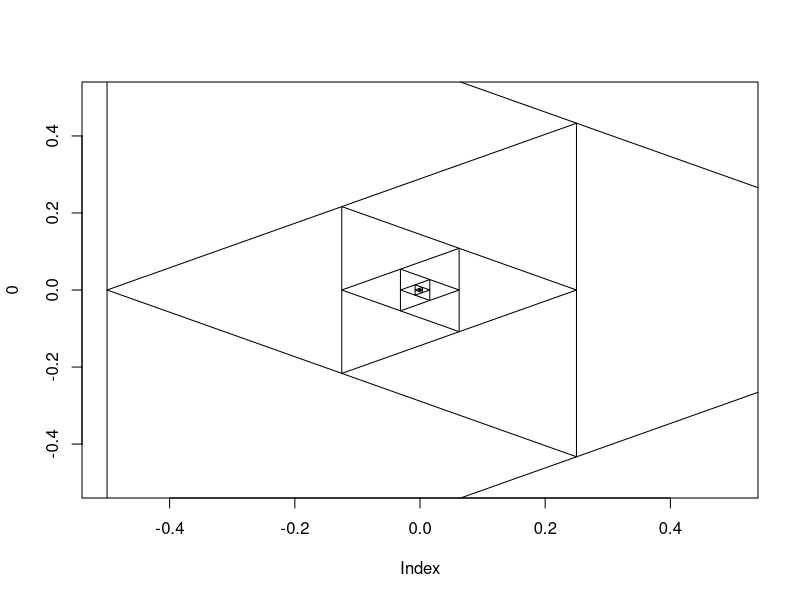
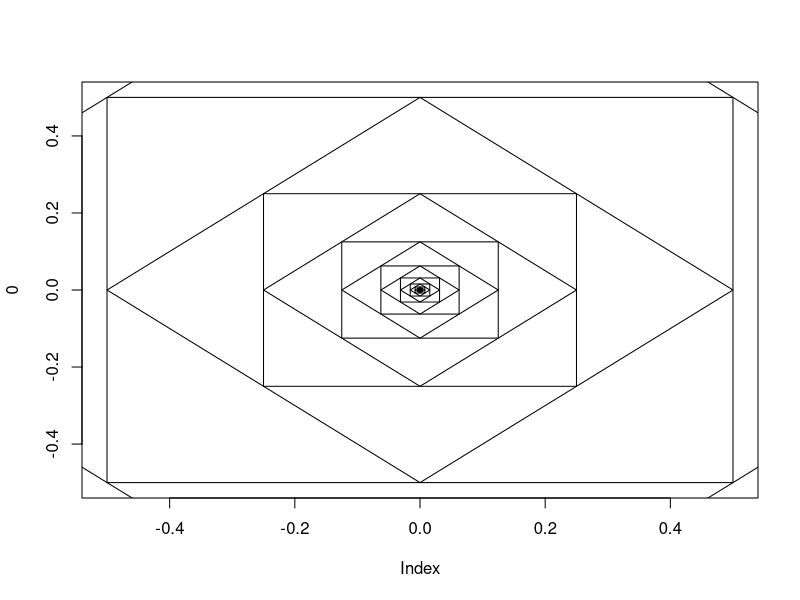
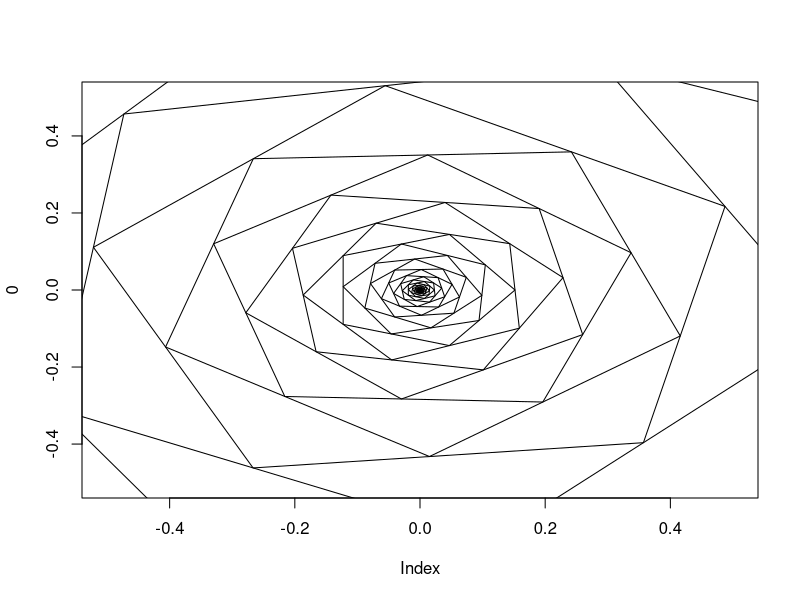
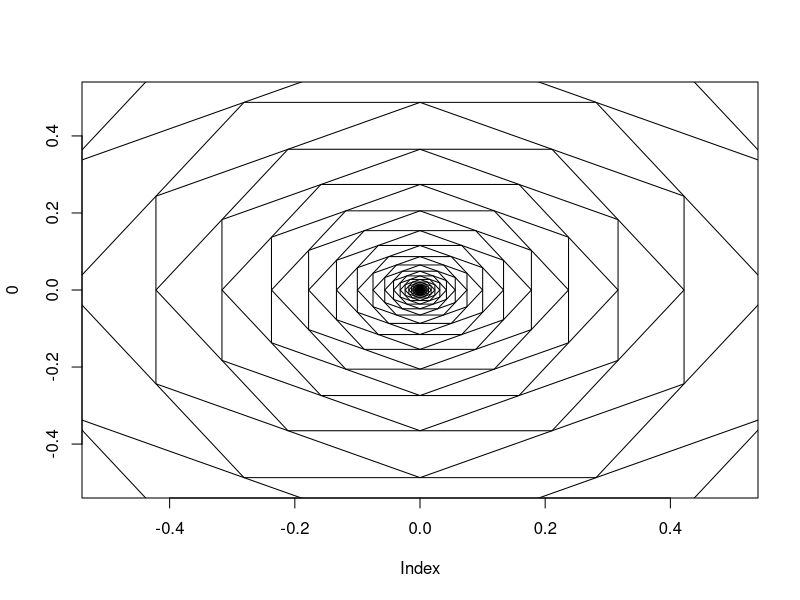
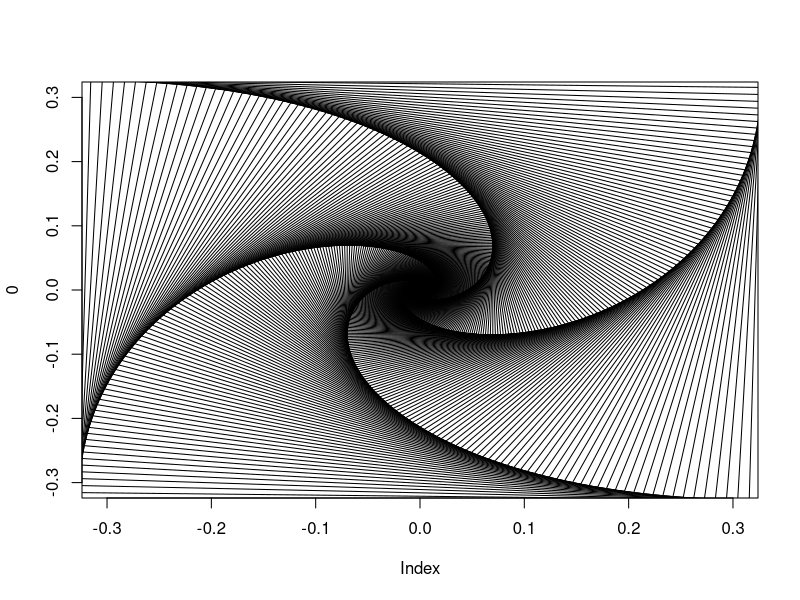
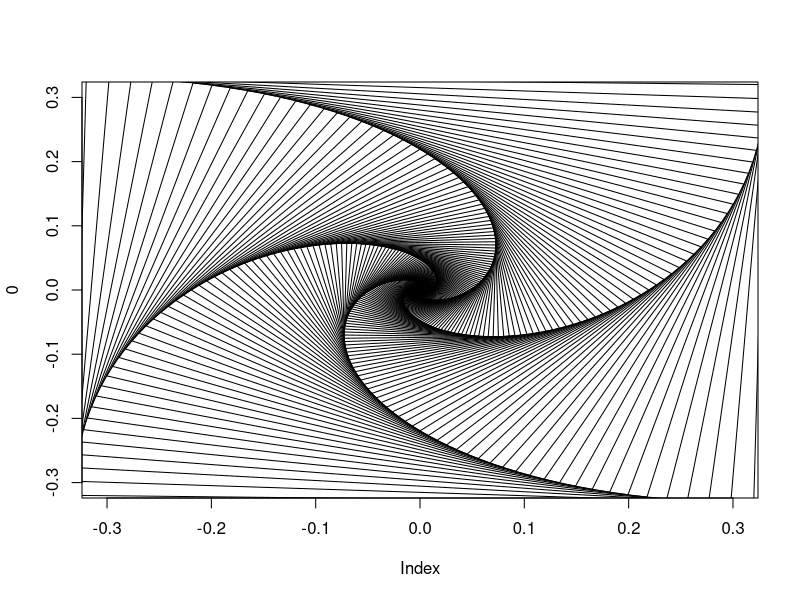
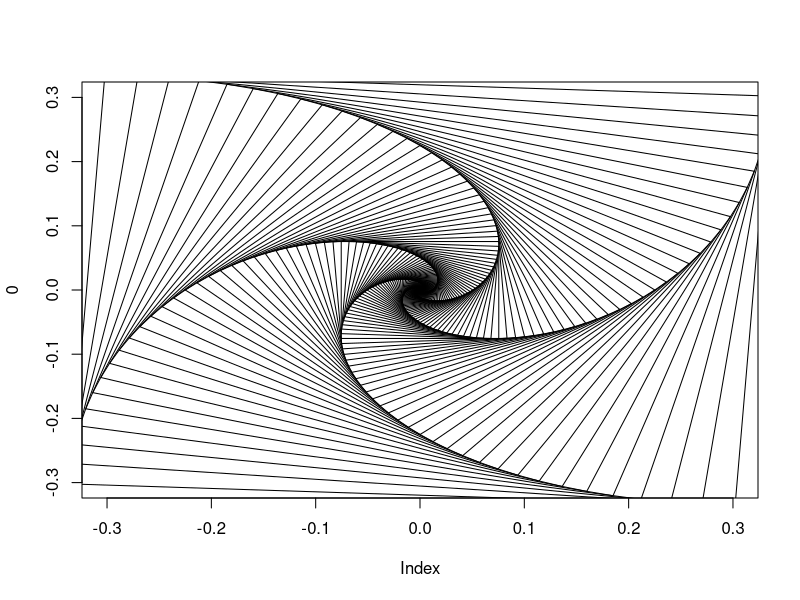
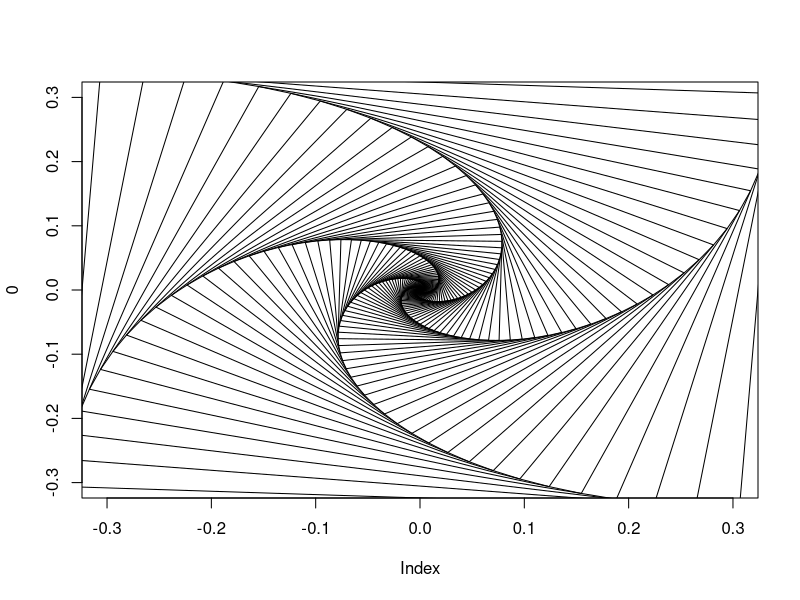

Here is the R script that generated these plots, in order:
spiral = function(nsides, theta, thresh = 1e-3, xlim = c(-0.5, 0.5), ylim=c(-0.5, 0.5)){
    rad = pi/180

    total_angle = 180 * (nsides - 2)
    tau = total_angle / nsides

    poly = matrix(0, nsides, 2)
    for (i in 1:nsides)
        poly[i,] = c(cos((180-tau)*(i-1)*rad), sin((180-tau)*(i-1)*rad))

    plot(0, type='n', xlim=xlim, ylim=ylim)
    polygon(poly)

    # create rotational matrix
    rotate = matrix(c(cos(theta*rad), sin(theta*rad), -sin(theta*rad), cos(theta*rad)), 2, 2)

    # compute scale
    scale = sin(tau/2*rad)/ sin((180-theta-tau/2)*rad)
    
    len = 1

    # iterate downward
    while (len > thresh){
        len = len * scale
        poly = scale * poly %*% rotate
        polygon(poly)
        }
    }

spiral(3, 60)
spiral(4, 45)
spiral(5, 40)
spiral(6, 30)

x = 4
for (i in 1:(180/x*2-1))
    spiral(x, i, 1e-3, c(-0.3,0.3), c(-0.3,0.3))

spiral(6, 0.2, 1e-3, c(-0.35,0.35), c(-0.35,0.35))
